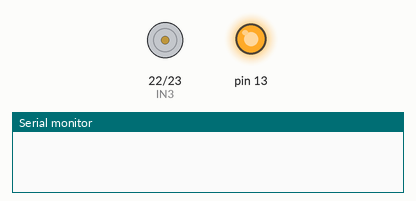
Recording of a sketch running on a simulated Arduino Mega 2560, built with avr-gcc and run on an emulated ATmega2560. On the bench: motor-driver pin pairs drawn as motors (green arrow = first pin HIGH = forward, orange = second pin HIGH = backward, longer = more drive, scaled by the enable pin), output pins drawn as LEDs (lit = HIGH), the last lines printed to the serial monitor.

Above: at 0.1 s.
At 1.9 s:
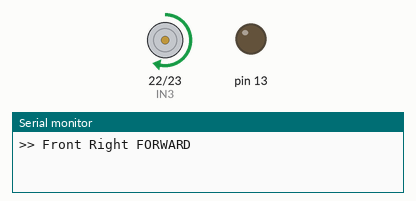
At 4.9 s:
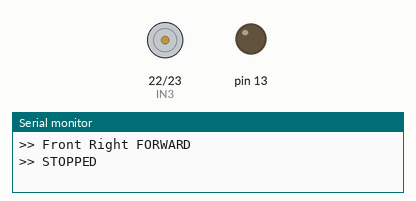
Timing chart, 0 to 6.4 s (numbered marks = the images above):
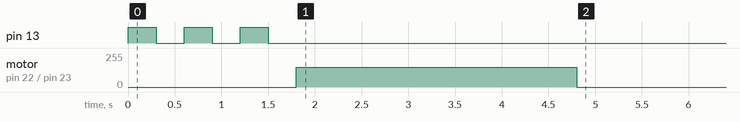

The sketch:

Test_FR.ino
```cpp
/*
 * Test Front Right Motor (Motor 2)
 * ENB=Pin 2, IN3=Pin 22, IN4=Pin 23
 */

#define ENB  2
#define IN3  22
#define IN4  23

void setup() {
  Serial.begin(115200);
  pinMode(ENB, OUTPUT);
  pinMode(IN3, OUTPUT);
  pinMode(IN4, OUTPUT);
  pinMode(13, OUTPUT);

  for (int i = 0; i < 3; i++) {
    digitalWrite(13, HIGH); delay(300);
    digitalWrite(13, LOW);  delay(300);
  }

  Serial.println(">> Front Right FORWARD");
  digitalWrite(IN3, HIGH);
  digitalWrite(IN4, LOW);
  analogWrite(ENB, 150);
  delay(3000);

  digitalWrite(IN3, LOW);
  digitalWrite(IN4, LOW);
  analogWrite(ENB, 0);
  Serial.println(">> STOPPED");
}

void loop() {
}
```
